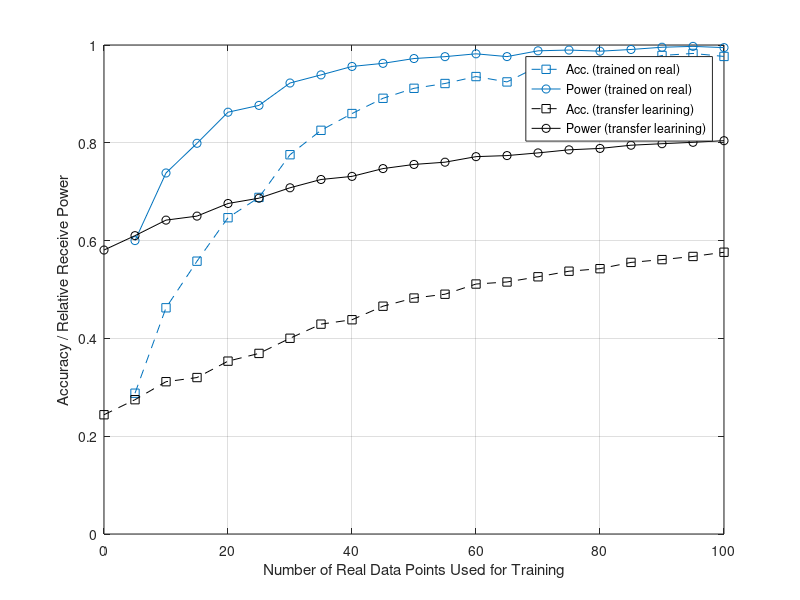

The MATLAB source for this figure:
load('all_acc_train_on_real_compare_to_transfer2.mat');
load('all_pwr_train_on_real_compare_to_transfer2.mat');
load('all_acc_train_on_transfer_final_batch8_beamsteer.mat');
load('all_pwr_train_on_transfer_final_batch8_beamsteer.mat');

all_acc_train_on_real4_compare_to_transfer = squeeze(mean(all_acc_train_on_real_compare_to_transfer2, 2));
all_pwr_train_on_real4_compare_to_transfer = squeeze(mean(all_pwr_train_on_real_compare_to_transfer2, 2));
all_acc_train_on_transfer_final = squeeze(mean(all_acc_train_on_transfer_final_batch8_beamsteer, 2));
all_pwr_train_on_transfer_final = squeeze(mean(all_pwr_train_on_transfer_final_batch8_beamsteer, 2));


num_data = 0:5:100;

figure;
plot(5:5:100, all_acc_train_on_real4_compare_to_transfer(2, :), '--s', "Color", "#0072BD");
hold on
plot(5:5:100, all_pwr_train_on_real4_compare_to_transfer(2, :), '-o', "Color", "#0072BD");
hold on
plot(0:5:100, all_acc_train_on_transfer_final(2, :), '--s', "Color", "#000000");
hold on
plot(0:5:100, all_pwr_train_on_transfer_final(2, :), '-o', "Color", "#000000");
grid on

xlabel('Number of Real Data Points Used for Training');
ylabel('Accuracy / Relative Receive Power');

ylim([0, 1]);
% legend( 'Acc. (transfer learining)', 'Power (transfer learining)');
legend('Acc. (trained on real)', 'Power (trained on real)', 'Acc. (transfer learining)', 'Power (transfer learining)');